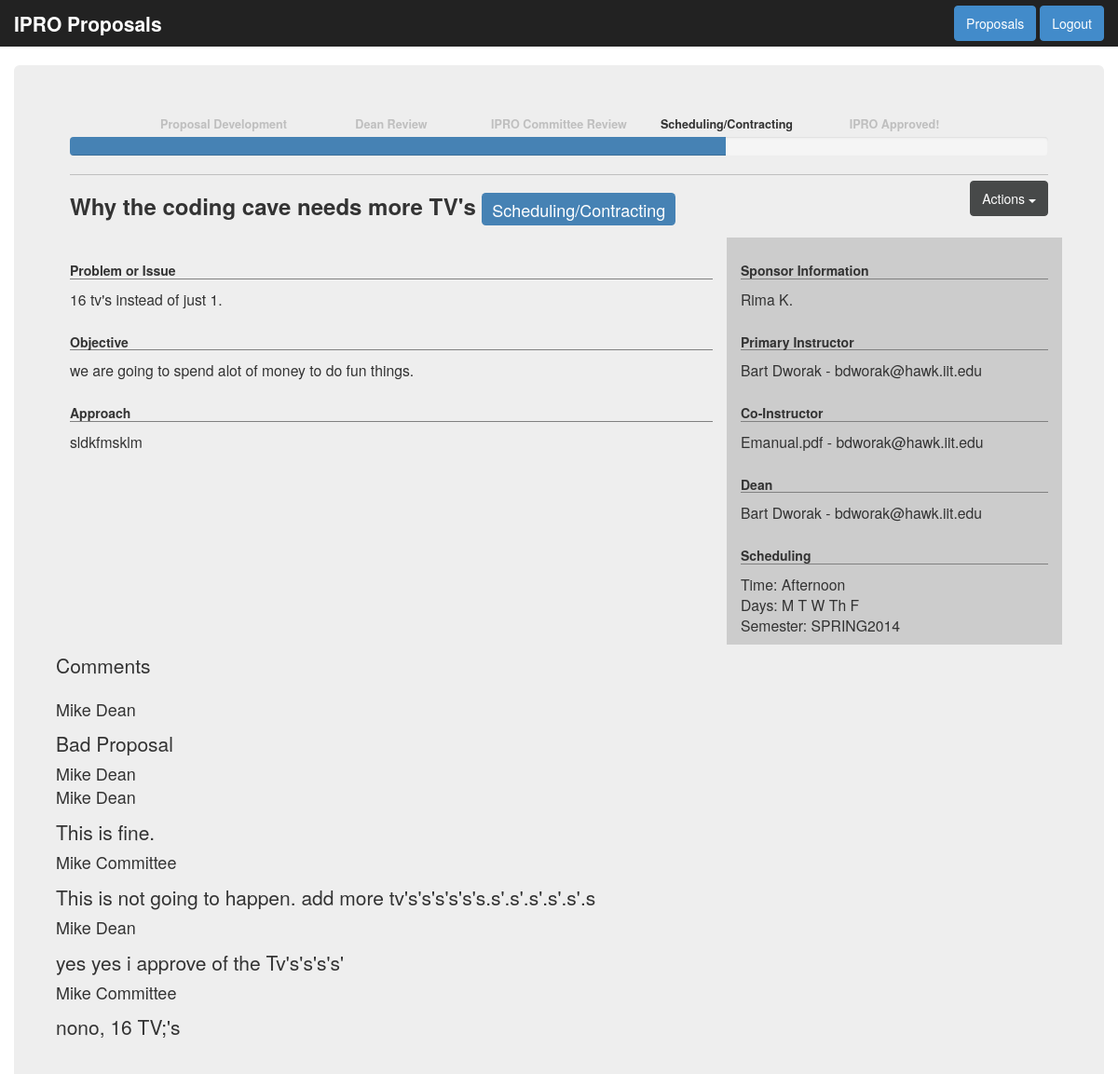
The app's page /showProposal.php?proposalID=2 (signed in) with its own data.
### tables this page shows
CREATE TABLE IF NOT EXISTS `proposals` (
  `ID` int(9) NOT NULL AUTO_INCREMENT,
  `Instructor` varchar(255) NOT NULL,
  `InstructorEmail` varchar(255) NOT NULL,
  `CoInstructor` varchar(255) NOT NULL,
  `CoInstructorEmail` varchar(255) NOT NULL,
  `Sponsor` varchar(255) NOT NULL,
  `ApprovingDean` int(9) NOT NULL,
  `Title` varchar(255) NOT NULL,
  `Problem` text NOT NULL,
  `Objective` text NOT NULL,
  `Approach` text NOT NULL,
  `Semester` varchar(255) NOT NULL,
  `Days` text NOT NULL,
  `Time` varchar(255) NOT NULL,
  `CourseNumber` int(3) NOT NULL,
  `OwnerID` int(9) NOT NULL,
  `status` int(1) NOT NULL,
  PRIMARY KEY (`ID`)
);

CREATE TABLE IF NOT EXISTS `deans` (
  `id` int(9) NOT NULL AUTO_INCREMENT,
  `userID` int(9) NOT NULL COMMENT 'links a dean entry to a user entry in the database',
  `deanName` varchar(255) NOT NULL,
  `school` varchar(255) NOT NULL,
  `deanEmail` varchar(255) NOT NULL,
  PRIMARY KEY (`id`)
);

CREATE TABLE IF NOT EXISTS `proposal_comments` (
  `id` int(9) unsigned NOT NULL AUTO_INCREMENT,
  `comment` text NOT NULL,
  `timestamp` int(12) NOT NULL,
  `userID` int(9) NOT NULL,
  `proposalID` int(9) NOT NULL,
  PRIMARY KEY (`id`)
);

### classes/config/database_config.php (called while the page is built)
<?php
$database_location = '127.0.0.1';
$database_username = 'proposals';
$database_password = '123456';
$database_name = 'proposals';
?>

### classes/Database.php (called while the page is built, shortened)
<?php
class Database{
    private static $database_conn;
    private static $databaseConnected = false;
    function __construct(){
        if(!self::$databaseConnected){
            include('config/database_config.php');
            self::$database_conn = new mysqli($database_location,$database_username,$database_password,$database_name);
            self::$databaseConnected = true;
            }
    }
    public function getConnection(){
        return self::$database_conn;
    }
}
?>

### showProposal.php (the view, shortened to what this page needs)
<?php
include_once('include/headers.php');
if(intval(@$_GET['proposalID']) != 0){
    $pageProposal = new Proposal($_GET['proposalID']);
}
?>
<!DOCTYPE html>
<html lang="en  ">
<head>
  <link href="css/bootstrap.min.css" rel="stylesheet">
  <link href="css/style.css" rel="stylesheet">
</head>
<body>
<?php
include_once('include/nav.php');
?>
<div id="show-proposal">
  <div class="container jumbotron">
       <?php echo Proposal::convertStatusToProgressBox($pageProposal->getStatus()) ?>
    <div class="pull-right">
      <div class="btn-group">
        <button type="button" class="btn btn-default dropdown-toggle" data-toggle="dropdown">
          Actions <span class="caret"></span>
        </button>
      </div>
    </div>
    <div class="title">
      <h3>
        <?php
            echo $pageProposal->getTitle();
        ?>
          <span class="label <?php echo Proposal::convertStatusToClassColor($pageProposal->getStatus()) ?>"><?php echo Proposal::convertStatusToText($pageProposal->getStatus()) ?></span>
      </h3>
    </div>
    <div class="row">
      <div class="col-lg-8 ipro-info">
        <h5>Problem or Issue</h5>
        <p>
          <?php
          echo nl2br($pageProposal->getProblem());
          ?>
        </p>
        <h5>Objective</h5>
        <p>
          <?php
          echo nl2br($pageProposal->getObjective());
          ?>
        </p>
        <h5>Approach</h5>
        <p>
          <?php
          echo nl2br($pageProposal->getApproach());
          ?>
        </p>
      </div>
      <div class="col-lg-4 ipro-details">
        <h5>Sponsor Information</h5>
        <p><?php echo $pageProposal->getSponsor(); ?></p>
        <h5>Primary Instructor</h5>
        <p><?php echo $pageProposal->getInstructor(); ?> - <?php echo $pageProposal->getInstructorEmail(); ?></p>
        <h5>Co-Instructor</h5>
        <p><?php echo $pageProposal->getCoInstructor(); ?> - <?php echo $pageProposal->getCoInstructorEmail(); ?></p>
        <h5>Dean</h5>
        <p><?php echo $pageProposal->getDeanName(); ?> - <?php echo $pageProposal->getDeanEmail(); ?></p>
        <h5>Scheduling</h5>
        <p>Time: <?php echo $pageProposal->getTime(); ?><br>
            Days: <?php echo $pageProposal->displayDays(); ?><br>
            Semester: <?php echo $pageProposal->getSemester(); ?></p>
      </div>
       <?php
       $commentsArray = $pageProposal->getComments();
       if(count($commentsArray) != 0){
           echo 'Comments';
           echo '<div class="media">';
           for($i =0;$i < count($commentsArray);$i++){
               echo '<div class="media-body"><h4 class="media-heading">'.$commentsArray[$i][2].'</h4>'.$commentsArray[$i][1].'</div>';
           }
           echo '</div>';
       }
       ?>
    </div>
  </div>
</div>
</body>
</html>

### css/style.css (style rules this page uses)
body { padding-top: 70px; }
h3 { font-weight: bold; }
.label-6 { background-color: steelblue; }
.title { margin-bottom: 1em; }
#show-proposal h5 { margin-top: 2em; font-weight: bold; border-bottom: 1px solid grey; }
#show-proposal p { font-size: 0.75em; }
#show-proposal .ipro-details { background-color: #cccccc; }

### records on screen
proposals: Title "Why the coding cave needs more TV's", status "Scheduling/Contracting", Problem "16 tv's instead of just 1.", Objective "we are going to spend alot of money to do fun things.", Approach "sldkfmsklm", Sponsor "Rima K.", Instructor "Bart Dworak", InstructorEmail "bdworak@hawk.iit.edu", CoInstructor "Emanual.pdf", CoInstructorEmail "bdworak@hawk.iit.edu", Time "Afternoon", Semester "SPRING2014"
deans: deanName "Bart Dworak", deanEmail "bdworak@hawk.iit.edu"
proposal_comments: i "Mike Dean", comment "Bad Proposal"
proposal_comments: i "Mike Dean", comment "This is fine."
proposal_comments: i "Mike Committee", comment "This is not going to happen. add more tv's's's's's's.s'.s'.s'.s'.s'.s"
proposal_comments: i "Mike Dean", comment "yes yes i approve of the Tv's's's's'"
proposal_comments: i "Mike Committee", comment "nono, 16 TV;'s"

### other values on screen
$pageProposal->displayDays() "M T W Th F"
$commentsArray[$i][2] "Mike Dean"
